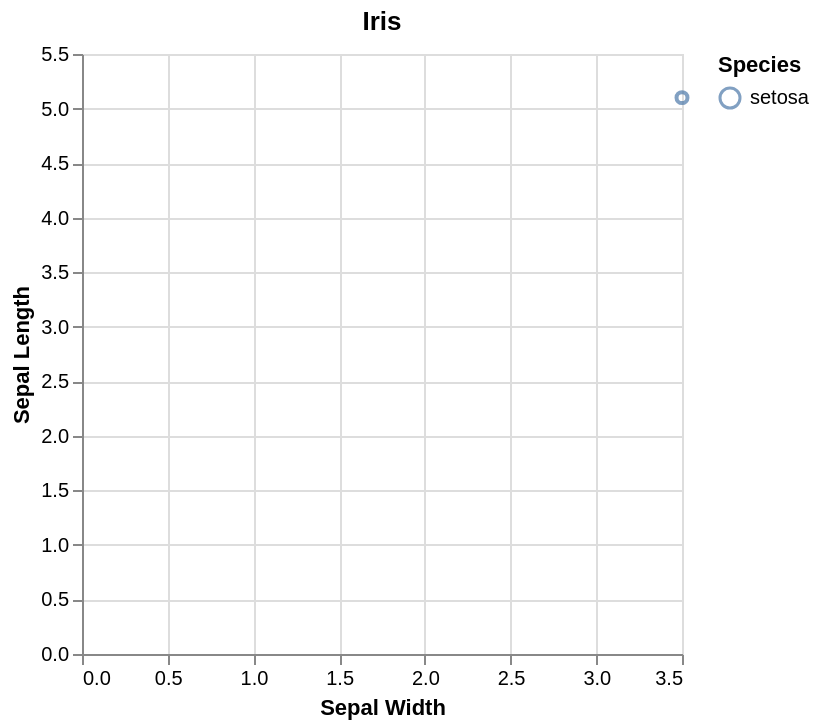

Here is the Vega-Lite specification saved for this chart:
### Vega-Lite specification from a JSON file in a GitHub repository (floating-point values rounded to 4 significant figures)
{"$schema": "https://vega.github.io/schema/vega-lite/v4.json", "title": "Iris", "datasets": {"data-00": [{"Sepal.Length": 5.1, "Sepal.Width": 3.5, "Petal.Length": 1.4, "Petal.Width": 0.2, "Species": "setosa"}]}, "layer": [{"data": {"name": "data-00"}, "mark": {"type": "point"}, "encoding": {"x": {"field": "Sepal\\.Width", "type": "quantitative", "title": "Sepal Width"}, "y": {"field": "Sepal\\.Length", "type": "quantitative", "title": "Sepal Length"}, "stroke": {"field": "Species", "type": "nominal", "title": "Species"}}}]}
